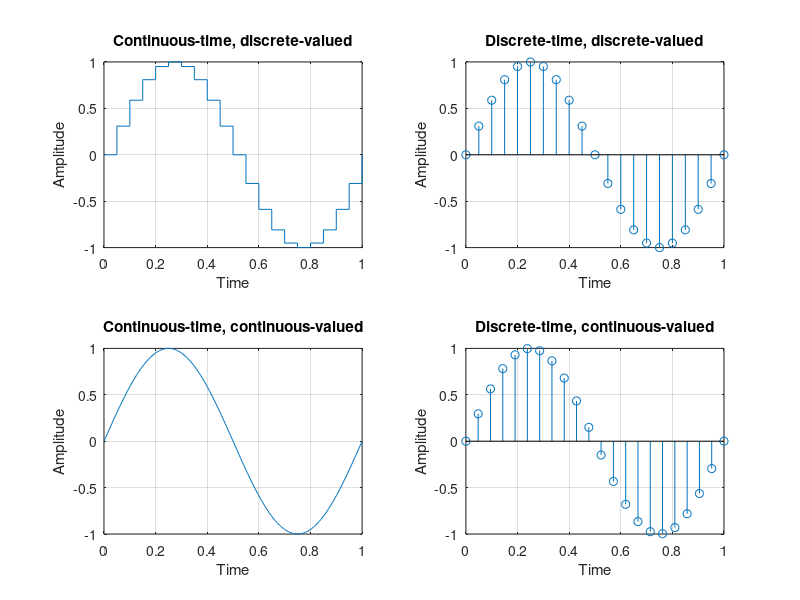

Source code (MATLAB):
F = 1;                    % Frecuencia
A = 1;                    % Amplitud

figure(1);

% GENERAMOS LOS VALORES DE CADA FUNCIÓN
N1 = 20;                  % Número total de muestras
t1 = [0:1/N1:1];          % Puntos en el tiempo
x1 = A*sin(2*pi*F*t1);    % Función Seno
subplot(2,2,1);
stairs(t1,x1);
title('Continuous-time, discrete-valued');
xlabel('Time'); ylabel('Amplitude');
grid on;

N2 = 20;                  % Número total de muestras
t2 = [0:1/N2:1];          % Puntos en el tiempo
x2 = A*sin(2*pi*F*t2);    % Función Seno
subplot(2,2,2);
stem(t2,x2);
title('Discrete-time, discrete-valued');
xlabel('Time'); ylabel('Amplitude');
grid on;

N3 = 200;                 % Número total de muestras
t3 = [0:1/N3:1];          % Puntos en el tiempo
x3 = A*sin(2*pi*F*t3);    % Función Seno
subplot(2,2,3);
plot(t3,x3);
title('Continuous-time, continuous-valued');
xlabel('Time'); ylabel('Amplitude');
grid on;

N4 = 21;                  % Número total de muestras
t4 = [0:1/N4:1];          % Puntos en el tiempo
x4 = A*sin(2*pi*F*t4);    % Función Seno
subplot(2,2,4);
stem(t4,x4);
title('Discrete-time, continuous-valued');
xlabel('Time'); ylabel('Amplitude');
grid on;

